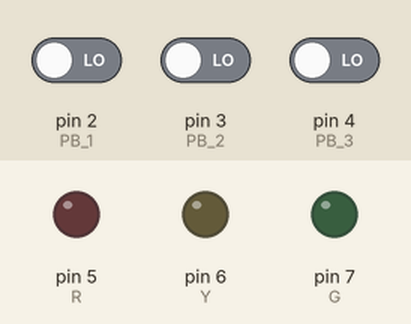
Simulated run of this sketch. Board: Arduino Uno, built with avr-gcc and run on an emulated ATmega328P. Parts: output pins drawn as LEDs (lit = HIGH). Inputs (shaded band) come from the test bench; at power-on: pin 2 (PB_1) LOW, pin 3 (PB_2) LOW, pin 4 (PB_3) LOW.

Above: at 1.2 s.
1.3 s: pin 2 (PB_1) driven HIGH
At 1.7 s:
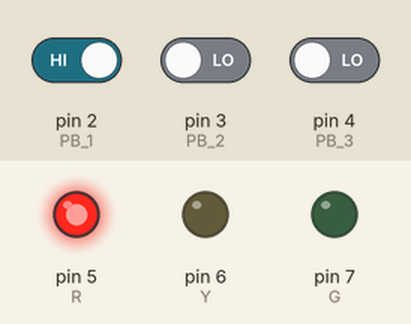
2.8 s: pin 3 (PB_2) driven HIGH
At 4.0 s:
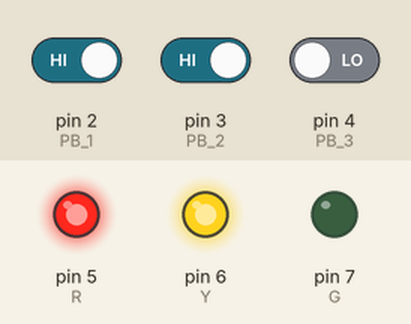
4.3 s: pin 4 (PB_3) driven HIGH
At 5.2 s:
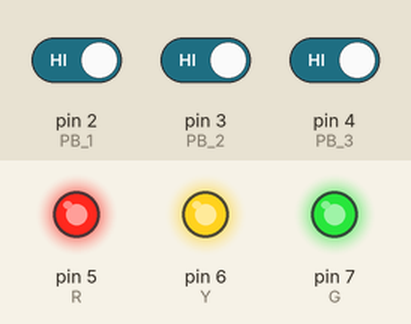
5.8 s: pin 2 (PB_1) driven LOW
At 6.3 s:
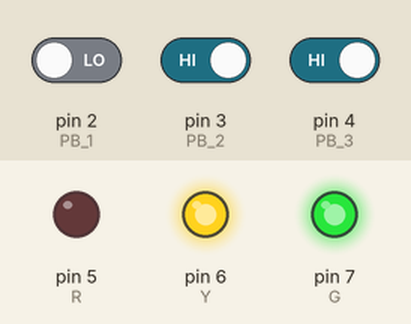
7.3 s: pin 3 (PB_2) driven LOW
At 8.5 s:
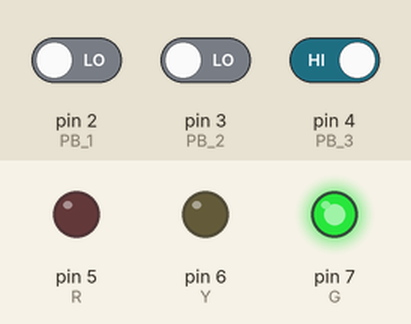
8.8 s: pin 2 (PB_1) driven HIGH
At 9.8 s:
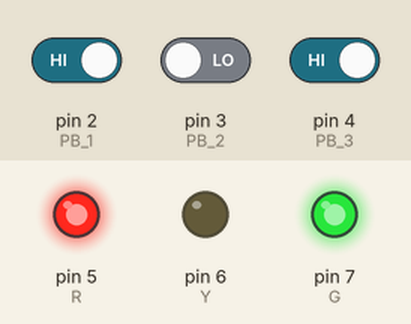
Timing chart, 0 to 11.3 s (numbered marks = the images above; inputs shaded):
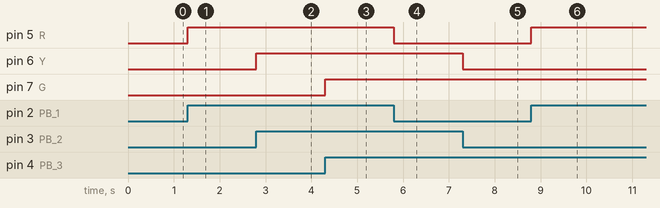

The sketch:

1.PUSH_BUTTON_KUNCI.ino
```cpp
int PB_1=2;
int PB_2=3;
int PB_3=4;

int R=5;
int Y=6;
int G=7;
void setup() {
 Serial.begin(9600);
 pinMode(PB_1,INPUT);
 //pinMode(PB_2,INPUT);
 //pinMode(PB_3,INPUT);
 pinMode(R,OUTPUT);
 pinMode(Y,OUTPUT);
 pinMode(G,OUTPUT);
}

void loop() {
  int bacaPB_1=digitalRead(PB_1);
  int bacaPB_2=digitalRead(PB_2);
  int bacaPB_3=digitalRead(PB_3);

  //Serial.println("Kondisi tombol:" +String(bacaPB_1));
  //int bacaPB_2=digitalRead(PB_2);
//  Serial.println("Kondisi tombol:" +String(bacaPB_2));
//   int bacaPB_3=digitalRead(PB_3);
//  Serial.println("Kondisi tombol:" +String(bacaPB_3));
//

  if(bacaPB_1==1){
    digitalWrite(R,HIGH);
    //delay(100);
    //digitalWrite(R, LOW);
    //delay(100);
  }else{
     digitalWrite(R,LOW);
  }
  if(bacaPB_2==1){
    digitalWrite(Y,HIGH);
  }else{
    digitalWrite(Y,LOW);
  }
     if(bacaPB_3==1){
    digitalWrite(G,HIGH);
  }else{
    digitalWrite(G,LOW);
  }

}
```

Measured:
- after the input at 1.3 s, pin 5 (R): LOW → HIGH at once
- after the input at 2.8 s, pin 6 (Y): LOW → HIGH at once
- after the input at 4.3 s, pin 7 (G): LOW → HIGH at once
- after the input at 5.8 s, pin 5 (R): HIGH → LOW at once
- after the input at 7.3 s, pin 6 (Y): HIGH → LOW at once
- after the input at 8.8 s, pin 5 (R): LOW → HIGH at once
